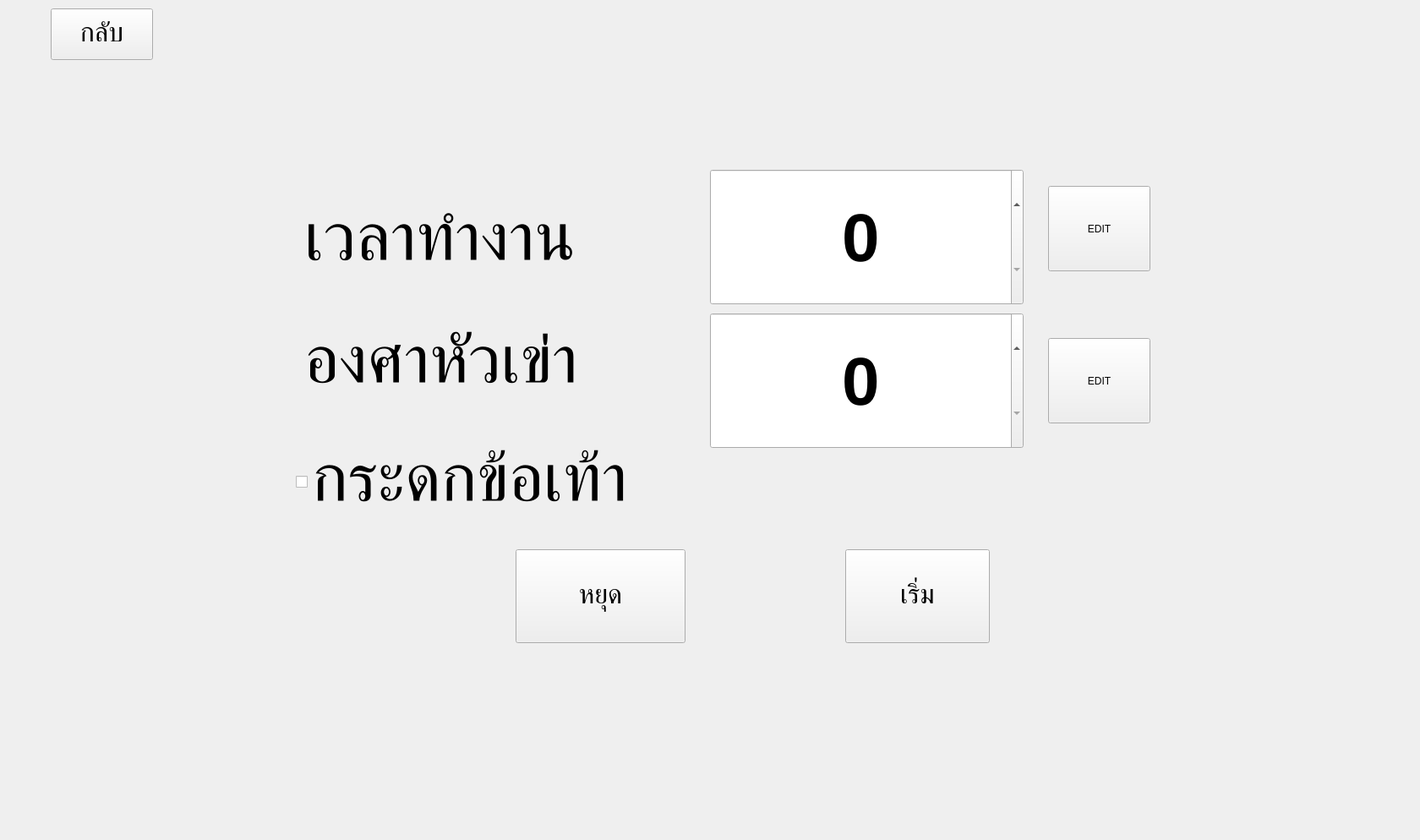
<?xml version="1.0" encoding="UTF-8"?>
<ui version="4.0">
 <class>Form</class>
 <widget class="QWidget" name="Form">
  <property name="geometry">
   <rect>
    <x>0</x>
    <y>0</y>
    <width>1680</width>
    <height>994</height>
   </rect>
  </property>
  <property name="windowTitle">
   <string>Form</string>
  </property>
  <widget class="QPushButton" name="pushButton">
   <property name="geometry">
    <rect>
     <x>610</x>
     <y>650</y>
     <width>201</width>
     <height>111</height>
    </rect>
   </property>
   <property name="font">
    <font>
     <family>Courier</family>
     <pointsize>24</pointsize>
    </font>
   </property>
   <property name="text">
    <string>หยุด</string>
   </property>
  </widget>
  <widget class="QPushButton" name="pushButton_2">
   <property name="geometry">
    <rect>
     <x>1000</x>
     <y>650</y>
     <width>171</width>
     <height>111</height>
    </rect>
   </property>
   <property name="font">
    <font>
     <family>Courier</family>
     <pointsize>24</pointsize>
    </font>
   </property>
   <property name="text">
    <string>เริ่ม</string>
   </property>
  </widget>
  <widget class="QSpinBox" name="spinBox">
   <property name="geometry">
    <rect>
     <x>840</x>
     <y>200</y>
     <width>371</width>
     <height>161</height>
    </rect>
   </property>
   <property name="sizePolicy">
    <sizepolicy hsizetype="Maximum" vsizetype="Fixed">
     <horstretch>0</horstretch>
     <verstretch>0</verstretch>
    </sizepolicy>
   </property>
   <property name="font">
    <font>
     <pointsize>60</pointsize>
     <weight>75</weight>
     <italic>false</italic>
     <bold>true</bold>
    </font>
   </property>
   <property name="focusPolicy">
    <enum>Qt::WheelFocus</enum>
   </property>
   <property name="autoFillBackground">
    <bool>false</bool>
   </property>
   <property name="wrapping">
    <bool>false</bool>
   </property>
   <property name="alignment">
    <set>Qt::AlignCenter</set>
   </property>
  </widget>
  <widget class="QSpinBox" name="spinBox_2">
   <property name="geometry">
    <rect>
     <x>840</x>
     <y>370</y>
     <width>371</width>
     <height>161</height>
    </rect>
   </property>
   <property name="font">
    <font>
     <pointsize>60</pointsize>
     <weight>75</weight>
     <italic>false</italic>
     <bold>true</bold>
    </font>
   </property>
   <property name="alignment">
    <set>Qt::AlignCenter</set>
   </property>
   <property name="buttonSymbols">
    <enum>QAbstractSpinBox::UpDownArrows</enum>
   </property>
   <property name="maximum">
    <number>150</number>
   </property>
  </widget>
  <widget class="QCheckBox" name="checkBox">
   <property name="geometry">
    <rect>
     <x>350</x>
     <y>510</y>
     <width>451</width>
     <height>121</height>
    </rect>
   </property>
   <property name="font">
    <font>
     <family>Courier</family>
     <pointsize>60</pointsize>
    </font>
   </property>
   <property name="text">
    <string>กระดกข้อเท้า</string>
   </property>
   <property name="iconSize">
    <size>
     <width>30</width>
     <height>30</height>
    </size>
   </property>
   <property name="checked">
    <bool>false</bool>
   </property>
  </widget>
  <widget class="QLabel" name="label">
   <property name="geometry">
    <rect>
     <x>360</x>
     <y>190</y>
     <width>431</width>
     <height>191</height>
    </rect>
   </property>
   <property name="font">
    <font>
     <family>Courier</family>
     <pointsize>60</pointsize>
    </font>
   </property>
   <property name="text">
    <string>เวลาทำงาน</string>
   </property>
  </widget>
  <widget class="QLabel" name="label_2">
   <property name="geometry">
    <rect>
     <x>360</x>
     <y>360</y>
     <width>451</width>
     <height>141</height>
    </rect>
   </property>
   <property name="font">
    <font>
     <family>Courier</family>
     <pointsize>60</pointsize>
    </font>
   </property>
   <property name="text">
    <string>องศาหัวเข่า</string>
   </property>
  </widget>
  <widget class="QPushButton" name="pushButton_3">
   <property name="geometry">
    <rect>
     <x>1240</x>
     <y>220</y>
     <width>121</width>
     <height>101</height>
    </rect>
   </property>
   <property name="text">
    <string>EDIT</string>
   </property>
  </widget>
  <widget class="QPushButton" name="pushButton_4">
   <property name="geometry">
    <rect>
     <x>1240</x>
     <y>400</y>
     <width>121</width>
     <height>101</height>
    </rect>
   </property>
   <property name="text">
    <string>EDIT</string>
   </property>
  </widget>
  <widget class="QPushButton" name="back">
   <property name="geometry">
    <rect>
     <x>60</x>
     <y>10</y>
     <width>121</width>
     <height>61</height>
    </rect>
   </property>
   <property name="font">
    <font>
     <family>Courier</family>
     <pointsize>24</pointsize>
    </font>
   </property>
   <property name="text">
    <string>กลับ</string>
   </property>
  </widget>
 </widget>
 <resources/>
 <connections/>
</ui>
